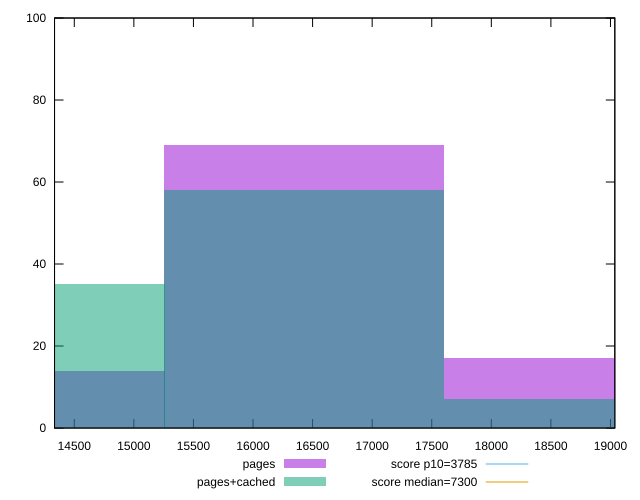

Write the gnuplot code that produced this figure.
reset

$pages <<EOF
16430.833708341917 69
18778.095666676476 17
14083.571750007357 14
EOF

$pagesCached <<EOF
16430.833708341917 58
14083.571750007357 35
18778.095666676476 7
EOF

set key outside below
set boxwidth 2347.2619583345595
set xrange [14334.244999999999:19036.495000000003]
set yrange [0:100]
set trange [0:100]
set style fill transparent solid 0.5 noborder

set parametric
set terminal svg size 640, 500 enhanced background rgb 'white'
set output "report_00015_2021-02-09T16-11-33.973Z/interactive/comparison/histogram/0_vs_1.svg"

plot $pages title "pages" with boxes, \
     $pagesCached title "pages+cached" with boxes, \
     3785,t title "score p10=3785", \
     7300,t title "score median=7300"

reset
